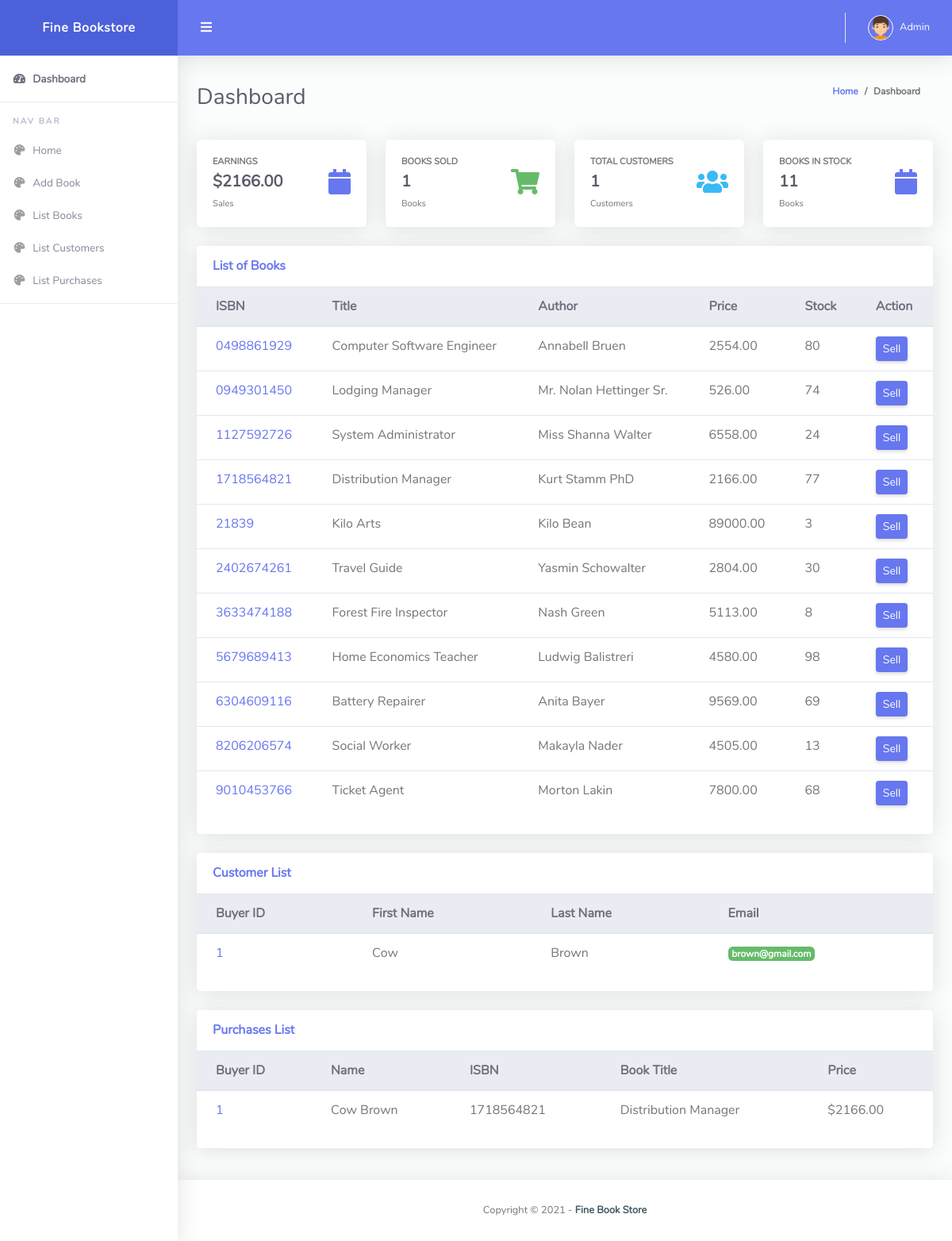
The page / (signed in) on the database its author committed.
### tables this page shows
CREATE TABLE `book` (
  `ISBN` varchar(12) NOT NULL,
  `title` varchar(200) DEFAULT NULL,
  `author` varchar(200) DEFAULT NULL,
  `price` decimal(10,2) DEFAULT NULL,
  `quantity` int(11) DEFAULT NULL
);

CREATE TABLE `buyer` (
  `id` int(11) NOT NULL,
  `firstName` varchar(200) DEFAULT NULL,
  `lastName` varchar(200) DEFAULT NULL,
  `email` varchar(100) DEFAULT NULL
);

CREATE TABLE `purchases` (
  `buyerID` int(11) DEFAULT NULL,
  `ISBN` varchar(12) DEFAULT NULL,
  `purchaseDate` date DEFAULT current_timestamp()
);

### index.php (the view, shortened to what the rows shown need)
<?php
include_once 'includes/header_file.php';
?>
<!DOCTYPE html>
<html lang="en">
<head>
  <link href="vendor/fontawesome-free/css/all.min.css" rel="stylesheet" type="text/css">
  <link href="vendor/bootstrap/css/bootstrap.min.css" rel="stylesheet" type="text/css">
  <link href="css/fine-book-store.min.css" rel="stylesheet">
</head>
<body id="page-top">
  <div id="wrapper">
    <div id="content-wrapper" class="d-flex flex-column">
      <div id="content">
        <div class="container-fluid" id="container-wrapper">
          <div class="d-sm-flex align-items-center justify-content-between mb-4">
            <h1 class="h3 mb-0 text-gray-800">Dashboard</h1>
          </div>
          <div class="row mb-3">
            <div id="books-list-div" class="col-xl-12 col-lg-7 mb-4">
              <div class="card">
                <div class="table-responsive">
                  <table class="table align-items-center table-flush">
                    <thead class="thead-light">
                      <tr>
                        <th>ISBN</th>
                        <th>Title</th>
                        <th>Author</th>
                        <th>Price</th>
                        <th>Stock</th>
                        <th>Action</th>
                      </tr>
                    </thead>
                    <tbody>
                    <?php
                    foreach ($allBooks as $book){
                        ?>
                        <tr>
                            <td><a href="#"><?=$book['isbn']?></a></td>
                            <td><?=$book['title']?></td>
                            <td><?=$book['author']?></td>
                            <td><?=$book['price']?></td>
                            <td><?=$book['quantity']?></td>
                            <td>
                                <a href="add-customer.php?isbn=<?=$book['isbn']?>" class="btn btn-sm btn-primary">Sell</a>
                            </td>
                        </tr>
                        <?php
                    }?>
                    </tbody>
                  </table>
                </div>
              </div>
            </div>
            <div id="customer-list-div" class="col-xl-12 col-lg-7 mb-4">
              <div class="card">
                <div class="table-responsive">
                  <table class="table align-items-center table-flush">
                    <thead class="thead-light">
                    <tr>
                      <th>Buyer ID</th>
                      <th>First Name</th>
                      <th>Last Name</th>
                      <th>Email</th>
                    </tr>
                    </thead>
                    <tbody>
                    <?php
                    foreach ($allCustomers as $customer){
                        ?>
                        <tr>
                            <td><a href="#"><?=$customer['id']?></a></td>
                            <td><?=$customer['first_name']?></td>
                            <td><?=$customer['last_name']?></td>
                            <td><span class="badge badge-success"><?=$customer['email']?></span></td>
                        </tr>
                        <?php
                    }
                    ?>
                    </tbody>
                  </table>
                </div>
              </div>
            </div>
            <div id="purchases-list-div" class="col-xl-12 col-lg-7 mb-4">
              <div class="card">
                <div class="table-responsive">
                  <table class="table align-items-center table-flush">
                    <thead class="thead-light">
                    <tr>
                      <th>Buyer ID</th>
                      <th>Name</th>
                      <th>ISBN</th>
                      <th>Book Title</th>
                      <th>Price</th>
                    </tr>
                    </thead>
                    <tbody>
                    <?php
                    foreach ($allPurchases as $purchase){
                        ?>
                        <tr>
                            <td><a href="#"><?=$purchase['buyer_id']?></a></td>
                            <td><?=$purchase['first_name']." ".$purchase['last_name']?></td>
                            <td><?=$purchase['book_isbn']?></td>
                            <td><?=$purchase['book_title']?></td>
                            <td>$<?=$purchase['price']?></td>
                        </tr>
                        <?php
                    }
                    ?>
                    </tbody>
                  </table>
                </div>
              </div>
            </div>
          </div>
        </div>
      </div>
    </div>
  </div>
</body>
</html>

### rows shown on the page
book: ISBN "0498861929", title "Computer Software Engineer", author "Annabell Bruen", price "2554.00", quantity "80"
book: ISBN "0949301450", title "Lodging Manager", author "Mr. Nolan Hettinger Sr.", price "526.00", quantity "74"
book: ISBN "1127592726", title "System Administrator", author "Miss Shanna Walter", price "6558.00", quantity "24"
book: ISBN "1718564821", title "Distribution Manager", author "Kurt Stamm PhD", price "2166.00", quantity "77"
book: ISBN "21839", title "Kilo Arts", author "Kilo Bean", price "89000.00", quantity "3"
book: ISBN "2402674261", title "Travel Guide", author "Yasmin Schowalter", price "2804.00", quantity "30"
book: ISBN "3633474188", title "Forest Fire Inspector", author "Nash Green", price "5113.00", quantity "8"
book: ISBN "5679689413", title "Home Economics Teacher", author "Ludwig Balistreri", price "4580.00", quantity "98"
book: ISBN "6304609116", title "Battery Repairer", author "Anita Bayer", price "9569.00", quantity "69"
book: ISBN "8206206574", title "Social Worker", author "Makayla Nader", price "4505.00", quantity "13"
book: ISBN "9010453766", title "Ticket Agent", author "Morton Lakin", price "7800.00", quantity "68"
buyer: id "1", firstName "Cow", lastName "Brown", email "brown@gmail.com"
purchases: buyerID "1", buyerID.firstName "Cow", buyerID.lastName "Brown", ISBN "1718564821", ISBN.title "Distribution Manager", ISBN.price "2166.00"

### other values the page prints
$totalSales "2166.00"
$soldBooks "1"
$buyers "1"
$booksInStock "11"
